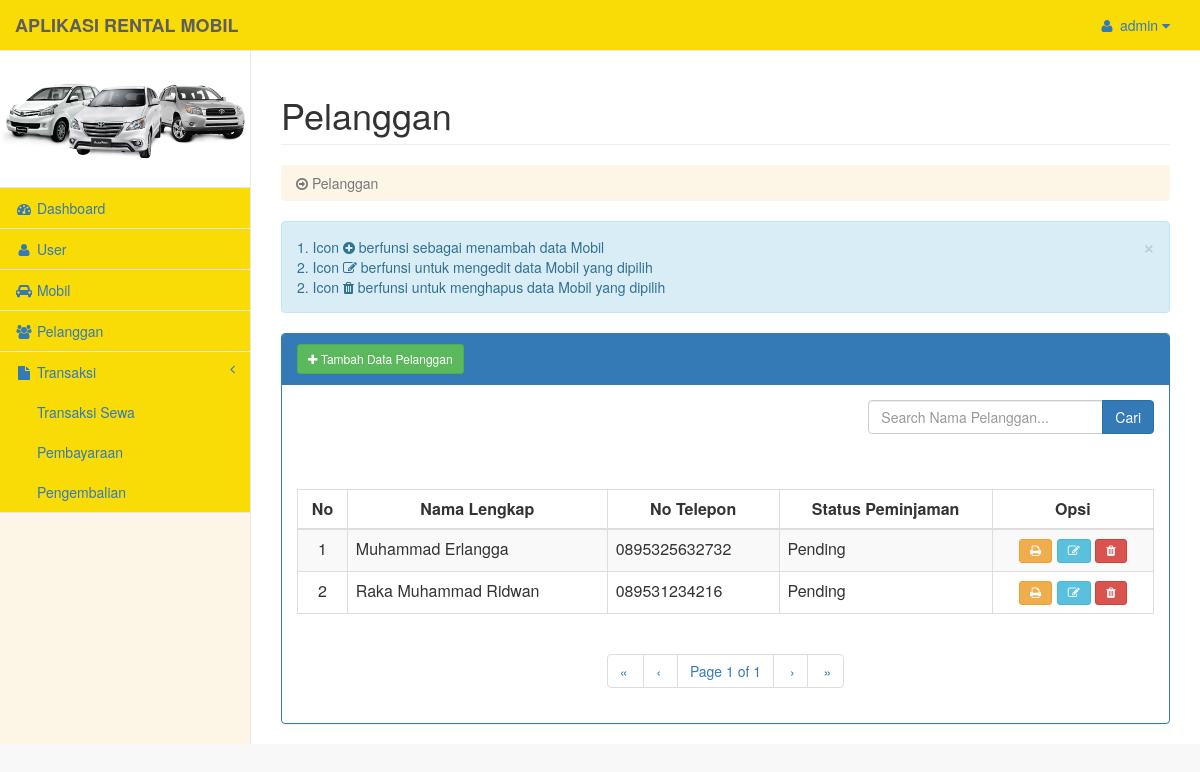
/pelanggan/index.php (signed in), run on the app's committed database.
### tables this page shows
CREATE TABLE IF NOT EXISTS `tb_user` (
`id_user` int(5) NOT NULL,
  `username` varchar(25) NOT NULL,
  `password` varchar(100) NOT NULL
);

CREATE TABLE IF NOT EXISTS `tb_pelanggan` (
`id_pelanggan` int(5) NOT NULL,
  `no_ktp` int(11) NOT NULL,
  `nama_lengkap` varchar(50) NOT NULL,
  `alamat_pelanggan` text NOT NULL,
  `no_telepon` varchar(15) NOT NULL,
  `status_peminjaman` int(5) NOT NULL
);

### pengguna.php (called while the page is built)
<?php
$admin 			= $_SESSION['username'];
$data_us		= mysql_query("SELECT * FROM tb_user  WHERE username  ='$admin'");
$nama 			= mysql_fetch_object($data_us);
?>

### pelanggan/index.php (the view, shortened to what this page needs)
<?php
$root = '../';
include "../koneksi.php";
include "../pengguna.php";
include "../pagination.php";
if (isset($_REQUEST['keyword']) && $_REQUEST['keyword']<>""){
$keyword	= $_REQUEST['keyword'];
$reload		= "index.php?pagination=true&keyword=$keyword";
$sql 		= "SELECT * FROM tb_pelanggan WHERE nama_lengkap LIKE '%$keyword%' ORDER BY id_pelanggan";
$result = mysql_query($sql);
}else{
$reload = "index.php?pagination=true";
$sql    = "SELECT * FROM tb_pelanggan WHERE nama_lengkap LIKE '%$keyword%' ORDER BY id_pelanggan";
$result = mysql_query($sql);
}
$rpp 		= 5;
$page 		= intval($_GET["page"]);
if($page<=0) $page = 1;
$tcount 	= mysql_num_rows($result);
$tpages 	= ($tcount) ? ceil($tcount/$rpp) : 1;
$count		= 0;
$i 			= ($page-1)*$rpp;
$no_urut	= ($page-1)*$rpp;
?>
<!DOCTYPE html>
<html lang="en">
<head>
    <link href="../assets/vendor/bootstrap/css/bootstrap.min.css" rel="stylesheet">
    <link href="../assets/dist/js/jquery-ui/jquery-ui.css" rel="stylesheet">
    <link href="../assets/dist/css/template.css" rel="stylesheet">
    <link href="../assets/vendor/font-awesome/css/font-awesome.min.css" rel="stylesheet" type="text/css">
</head>
<body>
    <div id="wrapper">
        <?php
			include '../sidebar.php' ;
		?>
        <div id="page-wrapper">
            <div class="row">
                <div class="col-lg-12">
                    <h1 class="page-header">Pelanggan</h1>
					<ol class="breadcrumb">
                            <li class="active">
                                <i class="fa fa-arrow-circle-o-right"></i> Pelanggan
                            </li>
                    </ol>
                </div>
            </div>
            <div class="row">
				<div class="col-md-12">
					<div class="alert alert-info alert-dismissable">
                        <button type="button" class="close" data-dismiss="alert" aria-hidden="true">&times;</button>
                        1. Icon <i class="fa fa-plus-circle"></i> berfunsi sebagai menambah data Mobil <br>
						2. Icon <i class="fa fa-edit"></i> berfunsi untuk mengedit data Mobil yang dipilih <br>
						2. Icon <i class="fa fa-trash"></i> berfunsi untuk menghapus data Mobil yang dipilih
					</div>
					<div class="panel panel-primary">
                        <div class="panel-heading">
						<button data-toggle="modal" data-target="#myModal" class="btn btn-success btn-sm"><span class="fa fa-plus"></span> Tambah Data Pelanggan</button></div>
                        <div class="panel-body">
							<div class="col-lg-8">
							</div>
							<div>
								<form method="post" action="index.php">
									<div class="form-group input-group">
										<input type="text" name="keyword" class="form-control" placeholder="Search Nama Pelanggan..." value="<?php echo $_REQUEST['keyword']; ?>">
										<span class="input-group-btn">
											<button class="btn btn-primary" type="submit">Cari
											</button>
										</span>
									</div>
								</form>
							</div>
							<br><br>
                            <div class="table-responsive">
                                <table class="table table-striped table-bordered table-hover">
                                    <thead>
                                        <tr>
                                            <th><center>No</center></th>
                                            <th><center>Nama Lengkap<center></th>
                                            <th><center>No Telepon<center></th>
                                            <th><center>Status Peminjaman<center></th>
											<th><center>Opsi</center></th>
                                        </tr>
                                    </thead>
                                    <tbody>
									<?php
										while(($count<$rpp) && ($i<$tcount)) {
										$data = mysql_fetch_array($result);
									?>
										<tr>
											<td><center><?php echo ++$no_urut; ?></center></td>
											<td><?php echo $data['nama_lengkap'] ?></td>
											<td><?php echo $data['no_telepon'] ?></td>
											<td><?php if ($data['status_peminjaman'] == 1){ echo 'Approve'; } else { echo 'Pending' ;} ?></td>
											<td>
												<center>
												<a class="btn btn-sm btn-warning" href="laporan.php?id_pelanggan=<?php echo $data['id_pelanggan'] ?>" target="_blank" title="Print Data" ><span class="fa fa-print"></span></a>
												<a class="btn btn-sm btn-info" href="edit.php?id_pelanggan=<?php echo $data['id_pelanggan'] ?>" title="Edit Data" ><span class="fa fa-edit"></span></a>
												<a class="btn btn-sm btn-danger" href="delete.php?action=hapus&id_pelanggan=<?php echo $data['id_pelanggan'] ?>" onClick="return confirm(' Data Yakin Mau dihapus ?');" title="Hapus Data" ><span class="fa fa-trash"></span></a>
												</center>
											</td>
										</tr>
									<?php
										$i++;
										$count++;
										}
									?>
                                    </tbody>
                                </table>
								<center>
									<div><?php echo paginate_one($reload, $page, $tpages); ?></div>
								</center>
                            </div>
                        </div>
                    </div>
				</div>
            </div>
        </div>
    </div>
</body>
</html>

### sidebar.php (shortened to what this page needs)
<?php
include 'koneksi.php';
include 'pengguna.php';
?>
		<nav class="navbar navbar-default navbar-fixed-top" role="navigation" style="margin-bottom: 0">
            <div class="navbar-header">
                <a class="navbar-brand" href="<?php echo $root; ?>dashboard/index.php"><b>APLIKASI RENTAL MOBIL</b></a>
            </div>
            <ul class="nav navbar-top-links navbar-right">
				<li class="dropdown">
				<?php
				if ($_SESSION['username']) : ?>
                    <a class="dropdown-toggle" data-toggle="dropdown" href="#">
                        <i class="fa fa-user fa-fw"></i> <?php echo $nama->username?> <i class="fa fa-caret-down"></i>
                    </a>
				<?php endif; ?>
                </li>
            </ul>
            <div class="navbar-default sidebar" role="navigation">
                <div class="sidebar-nav navbar-collapse">
                    <ul class="nav" id="side-menu">
						<li>
							<center><img src="<?php echo $root; ?>/assets/gambar/mobil.jpg" class="img-responsive" width="100%"><span class="masked"> </span></center>
						</li>
						<li>
                            <a href="<?php echo $root; ?>dashboard/index.php"><i class="fa fa-dashboard fa-fw"></i><span class="masked"> Dashboard </span></a>
                        </li>
                        <li>
                            <a href="<?php echo $root; ?>user/index.php"><i class="fa fa-user fa-fw"></i><span class="masked"> User </span></a>
                        </li>
                        <li>
                            <a href="<?php echo $root; ?>mobil/index.php"><i class="fa fa-car fa-fw"></i><span class="masked"> Mobil </span></a>
                        </li>
						<li>
                            <a href="<?php echo $root; ?>pelanggan/index.php"><i class="fa fa-users fa-fw"></i><span class="masked"> Pelanggan </span></a>
                        </li>
						<li>
                            <a href="#"><i class="fa fa-file fa-fw"></i> Transaksi <span class="fa arrow"></span></a>
							<ul class="nav nav-second-level">
                                <li>
                                    <a href="<?php echo $root; ?>biayasewa/index.php">Transaksi Sewa</a>
                                </li>
                                <li>
                                    <a href="<?php echo $root; ?>pembayaran/index.php">Pembayaraan</a>
                                </li>
                                <li>
                                    <a href="<?php echo $root; ?>pengembalian/index.php">Pengembalian</a>
                                </li>
                            </ul>
                        </li>
                    </ul>
                </div>
            </div>
		</nav>

### data on the page
tb_user: username "admin"
tb_pelanggan: nama_lengkap "Muhammad Erlangga", no_telepon "0895325632732", status_peminjaman "Pending"
tb_pelanggan: nama_lengkap "Raka Muhammad Ridwan", no_telepon "089531234216", status_peminjaman "Pending"

### other printed values
$firstlabel "«"
$prevlabel "‹"
$page "1"
$tpages "1"
$nextlabel "›"
$lastlabel "»"
